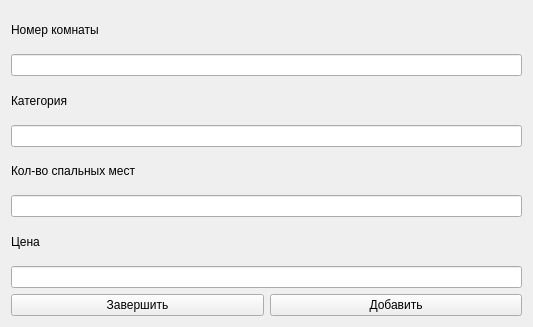
<?xml version="1.0" encoding="UTF-8"?>
<ui version="4.0">
 <class>addForm</class>
 <widget class="QWidget" name="addForm">
  <property name="geometry">
   <rect>
    <x>0</x>
    <y>0</y>
    <width>533</width>
    <height>327</height>
   </rect>
  </property>
  <property name="windowTitle">
   <string>Добавить</string>
  </property>
  <layout class="QVBoxLayout" name="verticalLayout_5">
   <item>
    <layout class="QVBoxLayout" name="verticalLayout">
     <item>
      <widget class="QLabel" name="label">
       <property name="text">
        <string>Номер комнаты</string>
       </property>
      </widget>
     </item>
     <item>
      <widget class="QLineEdit" name="numberEdit">
       <property name="inputMask">
        <string/>
       </property>
      </widget>
     </item>
    </layout>
   </item>
   <item>
    <layout class="QVBoxLayout" name="verticalLayout_2">
     <item>
      <widget class="QLabel" name="label_2">
       <property name="text">
        <string>Категория</string>
       </property>
      </widget>
     </item>
     <item>
      <widget class="QLineEdit" name="categoryEdit">
       <property name="inputMask">
        <string/>
       </property>
      </widget>
     </item>
    </layout>
   </item>
   <item>
    <layout class="QVBoxLayout" name="verticalLayout_3">
     <item>
      <widget class="QLabel" name="label_3">
       <property name="text">
        <string>Кол-во спальных мест</string>
       </property>
      </widget>
     </item>
     <item>
      <widget class="QLineEdit" name="bedEdit">
       <property name="inputMask">
        <string/>
       </property>
      </widget>
     </item>
    </layout>
   </item>
   <item>
    <layout class="QVBoxLayout" name="verticalLayout_4">
     <item>
      <widget class="QLabel" name="label_4">
       <property name="text">
        <string>Цена</string>
       </property>
      </widget>
     </item>
     <item>
      <widget class="QLineEdit" name="priceEdit">
       <property name="inputMask">
        <string/>
       </property>
      </widget>
     </item>
    </layout>
   </item>
   <item>
    <layout class="QHBoxLayout" name="horizontalLayout">
     <item>
      <widget class="QPushButton" name="cancelButton">
       <property name="text">
        <string>Завершить</string>
       </property>
      </widget>
     </item>
     <item>
      <widget class="QPushButton" name="addButton">
       <property name="text">
        <string>Добавить</string>
       </property>
      </widget>
     </item>
    </layout>
   </item>
  </layout>
 </widget>
 <resources/>
 <connections/>
</ui>
